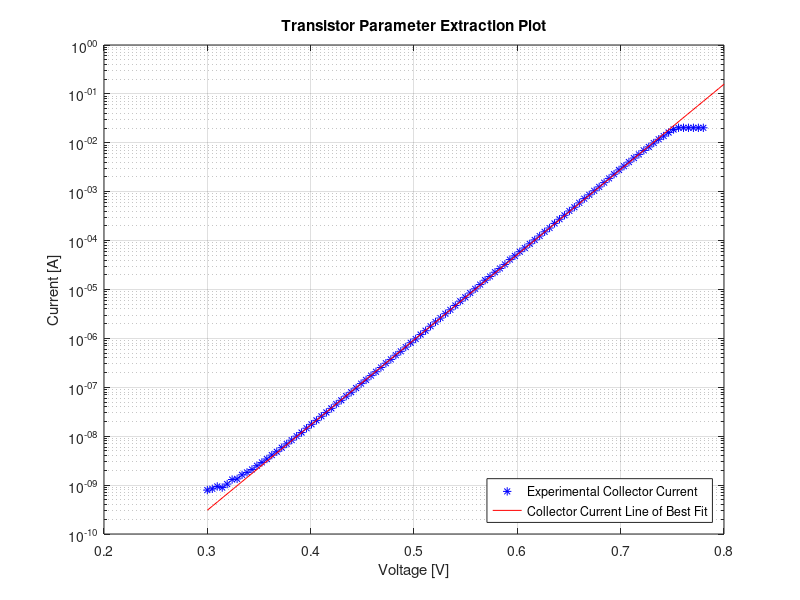
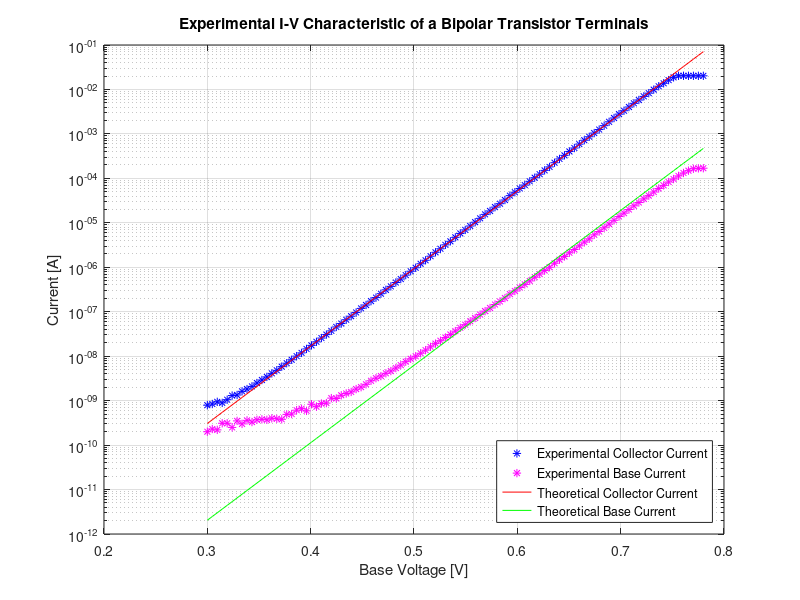
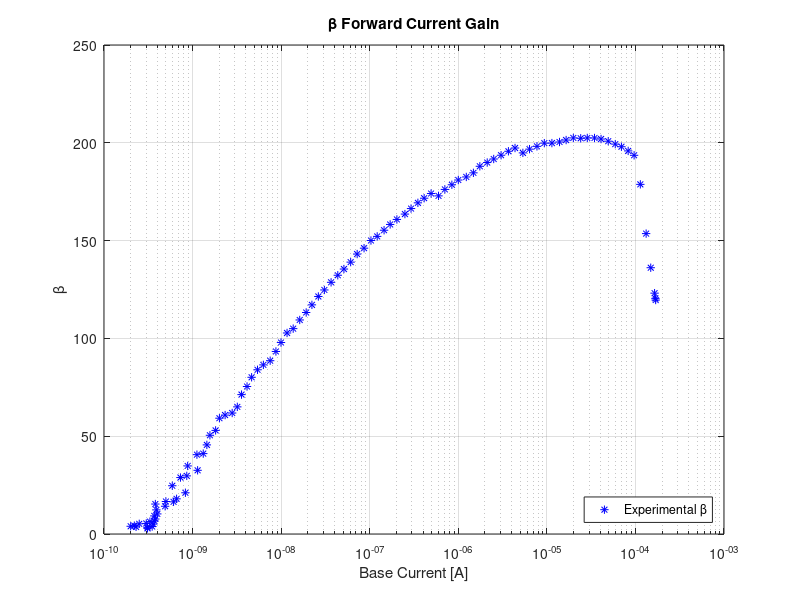
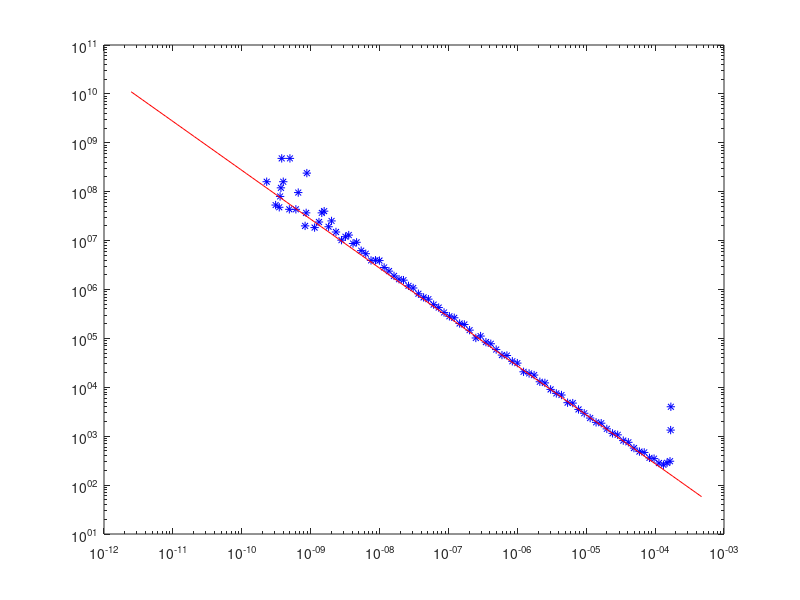

These charts were generated, in order, by the following MATLAB code: (Note: this script raises an error after producing the figures.)
%% Experiment 1
Experiment_1 = load('Experiment_1_NEW.mat');
Experiment_1.Ib = fliplr(Experiment_1.Ib);
Experiment_1.Ib = Experiment_1.Ib + 1.350e-09;
Experiment_1.Ie = (-1)*fliplr(Experiment_1.Ie);
Experiment_1.Vb = fliplr(Experiment_1.Vb);
Experiment_1.Ic = Experiment_1.Ie - Experiment_1.Ib;

Theoretical_1.Vb = Experiment_1.Vb(22:95);
x = linspace(0.3, 0.8, 100);
fit = polyfit(Theoretical_1.Vb,log(Experiment_1.Ic(22:95)),1);
line = exp(fit(1) * x + fit(2));

%U_T = (0.026);
U_T = 1/(fit(1));
I_s = exp(fit(2));

% Beta is assumed to be 100~.
Theoretical_Beta = 150;
Theoretical_1.Ib = (I_s./Theoretical_Beta)*exp(Experiment_1.Vb/U_T);
Theoretical_1.Ic = I_s*exp((Experiment_1.Vb)/U_T);
Theoretical_1.Ie = Theoretical_1.Ic + Theoretical_1.Ib;
Experiment_1.rb = diff(Experiment_1.Vb)./diff(Experiment_1.Ib);
Theoretical_1.rb = diff(Experiment_1.Vb)./diff(Theoretical_1.Ib);
Theoretical_1.gm = diff(Theoretical_1.Ic)./diff(Experiment_1.Vb);

figure
semilogy(Experiment_1.Vb,Experiment_1.Ic,'b*')
hold on
semilogy(x,line,'r-');
title('Transistor Parameter Extraction Plot')
xlabel('Voltage [V]')
ylabel('Current [A]')
legend('Experimental Collector Current','Collector Current Line of Best Fit','Location','Southeast')
grid on
hold off

figure
semilogy(Experiment_1.Vb,Experiment_1.Ic,'b*')
hold on
semilogy(Experiment_1.Vb,Experiment_1.Ib,'m*')
semilogy(Experiment_1.Vb,Theoretical_1.Ic,'r-')
semilogy(Experiment_1.Vb,Theoretical_1.Ib,'g-')
title('Experimental I-V Characteristic of a Bipolar Transistor Terminals')
xlabel('Base Voltage [V]')
ylabel('Current [A]')
legend('Experimental Collector Current','Experimental Base Current','Theoretical Collector Current','Theoretical Base Current','Location','Southeast')
grid on
hold off

% If we want to plot a range of Currents
% figure
% semilogy(Experiment_1.Vb(16:55),Experiment_1.Ic(16:55),'b*')
% hold on
% semilogy(Experiment_1.Vb(16:55),Experiment_1.Ib(16:55),'r*')
% semilogy(x(16:end),line(16:end),'g-','LineWidth',1.5);
% semilogy(Experiment_1.Vb(16:55),theoretical_Ic(16:55),'g*')
% title('Experimental I-V Characteristic of a Bipolar Transistor Terminals')
% xlabel('Voltage [V]')
% ylabel('Current [A]')
% legend('Experimental Collector Current','Experimental Base Current','Base Current Line of Best Fit','Location','Southeast')
% grid on
% hold off

figure
semilogx(Experiment_1.Ib,Experiment_1.Ic./Experiment_1.Ib,'b*')
hold on
title('\beta Forward Current Gain')
xlabel('Base Current [A]')
ylabel('\beta')
legend('Experimental \beta','Location','Southeast')
grid on
hold off

fit1rb = polyfit(log(Theoretical_1.Ib(2:end)),log(Theoretical_1.rb),1);
sloperb = (fit1rb(1));
interceptrb = exp(fit1rb(2));

figure
loglog(Experiment_1.Ib(2:end),diff(Experiment_1.Vb)./diff(Experiment_1.Ib),'b*')
hold on
loglog(Theoretical_1.Ib(2:end),Theoretical_1.rb,'r-')
plot(logspace(-11,-4),slopecalc*logspace(-11,-4)+intercalc)
title('Incremental Base Resistance (r_{b})')
xlabel('Base Current [A]')
ylabel('r_{b}')
legend('Incremental Base Resistance(r_{b})','Theoretical Incremental Base Resistance(r_{b})','Location','Southeast')
grid on
hold off

figure
loglog(Experiment_1.Ic(2:end),diff(Experiment_1.Ic)./diff(Experiment_1.Vb),'b*')
hold on
loglog(Theoretical_1.Ic(2:end),Theoretical_1.gm,'r-')
title('Incremental Transconductance Gain (g_{m})')
xlabel('Collector Current [A]')
ylabel('g_{m}')
legend('Experimental Incremental Transconductance Gain (g_{m})','Theoretical Incremental Transconductance Gain (g_{m})','Location','Southeast')
grid on
hold off

%% Experiment 2
% Find U_T and I_s for the didoe from Experiment 1
Experiment_1 = load('Experiment_1_NEW.mat');
Experiment_1.Ib = fliplr(Experiment_1.Ib);
Experiment_1.Ib = Experiment_1.Ib + 1.350e-09;
Experiment_1.Ie = (-1)*fliplr(Experiment_1.Ie);
Experiment_1.Vb = fliplr(Experiment_1.Vb);
Experiment_1.Ic = Experiment_1.Ie - Experiment_1.Ib;
Theoretical_1.Vb = Experiment_1.Vb(22:95);
x = linspace(0.3, 0.8, 100);
fit = polyfit(Theoretical_1.Vb,log(Experiment_1.Ic(22:95)),1);
line = exp(fit(1) * x + fit(2));
U_T = 1/(fit(1));
I_s = exp(fit(2));

% Experiment 2 Code
Experiment_2_200 = load('Experiment_2-200_NEW.mat');
Experiment_2_200.Ib = fliplr(Experiment_2_200.Ib)+5.4e-9;
Experiment_2_200.Ie = (-1)*fliplr(Experiment_2_200.Ie);
Experiment_2_200.Vb = fliplr(Experiment_2_200.Vb);

x200 = linspace(0.35,0.75,200);
fit200 = polyfit(Experiment_2_200.Vb(8:13),log(Experiment_2_200.Ie(8:13)),1);
line200 = exp(fit200(1)*x200 + fit200(2));
slope200 = fit200(1);
intercept200 = exp(fit200(2));

Experiment_2_2k = load('Experiment_2-2k_NEW.mat');
Experiment_2_2k.Ib = fliplr(Experiment_2_2k.Ib)+4.77e-10;
Experiment_2_2k.Ie = (-1)*fliplr(Experiment_2_2k.Ie);
Experiment_2_2k.Vb = fliplr(Experiment_2_2k.Vb);

x2k = linspace(0.35,0.65,200);
fit2k = polyfit(Experiment_2_2k.Vb(8:13),log(Experiment_2_2k.Ie(8:13)),1);
line2k = exp(fit2k(1)*x2k + fit2k(2));
slope2k = fit2k(1);
intercept2k = exp(fit2k(2));

Experiment_2_20k = load('Experiment_2-20k_NEW.mat');
Experiment_2_20k.Ib = fliplr(Experiment_2_20k.Ib)+1e-8;
Experiment_2_20k.Ie = (-1)*fliplr(Experiment_2_20k.Ie);
Experiment_2_20k.Vb = fliplr(Experiment_2_20k.Vb);

x20k = linspace(0.4,0.65,200);
fit20k = polyfit(Experiment_2_20k.Vb(9:13),log(Experiment_2_20k.Ie(9:13)),1);
line20k = exp(fit20k(1)*x20k + fit20k(2));
slope20k = fit20k(1);
intercept20k = exp(fit20k(2));

Experiment_2_200.Ic = Experiment_2_200.Ie - Experiment_2_200.Ib;
Experiment_2_2k.Ic = Experiment_2_2k.Ie - Experiment_2_2k.Ib;
Experiment_2_20k.Ic = Experiment_2_20k.Ie - Experiment_2_20k.Ib;

figure
semilogy(Experiment_2_200.Vb,Experiment_2_200.Ic,'b*')
hold on
semilogy(Experiment_2_2k.Vb,Experiment_2_2k.Ic,'g*')
semilogy(Experiment_2_20k.Vb,Experiment_2_20k.Ic,'m*')
semilogy(x,line,'r-')
%semilogy(x200,line200,'r-');
%semilogy(x2k,line2k,'k-');
%semilogy(x20k,line20k,'c-');
title('Emitter-Degenerated Bipolar Collector Current Characteristics')
xlabel('Base Voltage [V]')
ylabel('Collector Current [A]')
%legend('Experimental R = 200 \Omega','Experimental R = 2k \Omega','Experimental R = 20k \Omega',...
%    'Theoretical R = 200 \Omega','Theoretical R = 2k \Omega','Theoretical R = 20k \Omega','Location','Southeast')
legend('Experimental R = 200 \Omega','Experimental R = 2k \Omega','Experimental R = 20k \Omega',...
    'Theoretical Collector Current Characteristics from Experiment 1','Location','Southeast')
grid on
hold off

%x200Ic = linspace(0.6,4.85,200);
x200Ic = linspace(0.6,5,200);
fit200Ic = polyfit(Experiment_2_200.Vb(13:98),(Experiment_2_200.Ic(13:98)),1);
line200Ic = (fit200Ic(1)*x200Ic + fit200Ic(2));
slope200Ic = fit200Ic(1);
intercept200Ic = (fit200Ic(2));

figure
plot(Experiment_2_200.Vb,Experiment_2_200.Ic,'b*')
hold on
plot(x200Ic,line200Ic,'r-')
title('Emitter-Degenerated Bipolar Collector Current Characteristics R = 200 \Omega')
xlabel('Base Voltage [V]')
ylabel('Collector Current [A]')
legend('Experimental R = 200 \Omega','Theoretical R = 200 \Omega','Location','Southeast')
grid on
hold off

%x2kIc = linspace(0.6,4.85,200);
x2kIc = linspace(0.6,5,200);
fit2kIc = polyfit(Experiment_2_2k.Vb(13:98),(Experiment_2_2k.Ic(13:98)),1);
line2kIc = (fit2kIc(1)*x2kIc + fit2kIc(2));
slope2kIc = fit2kIc(1);
intercept2kIc = (fit2kIc(2));

figure
plot(Experiment_2_2k.Vb,Experiment_2_2k.Ic,'b*')
hold on
plot(x2kIc,line2kIc,'r-')
title('Emitter-Degenerated Bipolar Collector Current Characteristics R = 2k \Omega')
xlabel('Base Voltage [V]')
ylabel('Collector Current [A]')
legend('Experimental R = 2k \Omega','Theoretical R = 2k \Omega','Location','Southeast')
grid on
hold off

%x20kIc = linspace(0.6,4.85,200);
x20kIc = linspace(0.6,5,200);
fit20kIc = polyfit(Experiment_2_20k.Vb(13:98),(Experiment_2_20k.Ic(13:98)),1);
line20kIc = (fit20kIc(1)*x20kIc + fit20kIc(2));
slope20kIc = fit20kIc(1);
intercept20kIc = (fit20kIc(2));

figure
plot(Experiment_2_20k.Vb,Experiment_2_20k.Ic,'b*')
hold on
plot(x20kIc,line20kIc,'r-')
title('Emitter-Degenerated Bipolar Collector Current Characteristics with R = 20k \Omega')
xlabel('Base Voltage [V]')
ylabel('Collector Current [A]')
legend('Experimental R = 20k \Omega','Theoretical R = 20k \Omega','Location','Southeast')
grid on
hold off

Theoretical_Beta = 150;

x200Rb = linspace(5e-9,5e-6,100);
fit200Rb = polyfit(log(Experiment_2_200.Ib(11:13)),log(Theoretical_Beta*200*(1 + U_T./(200*Theoretical_Beta*Experiment_2_200.Ib(11:13)))),1);
line200Rb = exp((fit200Rb(1))*log(x200Rb) + ((fit200Rb(2))));
slope200Rb = fit200Rb(1);
intercept200Rb = exp(fit200Rb(2));

% Rb for each resistor
figure
loglog(Experiment_2_200.Ib,Theoretical_Beta*200*(1 + U_T./(200*Theoretical_Beta*Experiment_2_200.Ib)),'b*')
hold on
loglog(x200Rb,line200Rb,'-r')
title('Incremental Base Resistance(R_{b}) of Degenerated Bipolar Transistor Terminals with R = 200 \Omega')
xlabel('Base Current [A]')
ylabel('R_{b}')
legend('Incremental Base Resistance(R_{b})','Theoretical Incremental Base Resistance(R_{b})','Location','Southeast')
grid on
hold off

x2kRb = linspace(1e-10,1e-6,100);
fit2kRb = polyfit(log(Experiment_2_2k.Ib(10:13)),log(Theoretical_Beta*2000*(1 + U_T./(2000*Theoretical_Beta*Experiment_2_2k.Ib(10:13)))),1);
line2kRb = exp((fit2kRb(1))*log(x2kRb) + ((fit2kRb(2))));
slope2kRb = fit2kRb(1);
intercept2kRb = exp(fit2kRb(2));

figure
loglog(Experiment_2_2k.Ib,Theoretical_Beta*2000*(1 + U_T./(2000*Theoretical_Beta*Experiment_2_2k.Ib)),'b*')
hold on
loglog(x2kRb,line2kRb,'-r')
title('Incremental Base Resistance(R_{b}) of Degenerated Bipolar Transistor Terminals with R = 2 k\Omega')
xlabel('Base Current [A]')
ylabel('R_{b}')
legend('Incremental Base Resistance(R_{b})','Theoretical Incremental Base Resistance(R_{b})','Location','Southeast')
grid on
hold off

x20kRb = linspace(1e-9,5e-8,100);
fit20kRb = polyfit(log(Experiment_2_20k.Ib(9:11)),log(Theoretical_Beta*20000*(1 + U_T./(20000*Theoretical_Beta*Experiment_2_20k.Ib(9:11)))),1);
line20kRb = exp((fit20kRb(1))*log(x20kRb) + ((fit20kRb(2))));
slope20kRb = fit20kRb(1);
intercept20kRb = exp(fit20kRb(2));

figure
loglog(Experiment_2_20k.Ib,Theoretical_Beta*20000*(1 + U_T./(20000*Theoretical_Beta*Experiment_2_20k.Ib)),'b*')
hold on
loglog(x20kRb,line20kRb,'-r')
title('Incremental Base Resistance(R_{b}) of Degenerated Bipolar Transistor Terminals with R = 20 k\Omega')
xlabel('Base Current [A]')
ylabel('R_{b}')
legend('Incremental Base Resistance(R_{b})','Theoretical Incremental Base Resistance(R_{b})','Location','Southeast')
grid on
hold off

x200Gm = linspace(1e-9,5e-4,200);
fit200Gm = polyfit(log(Experiment_2_200.Ic(1:13)),log((1/200)*(1+((U_T/200)./Experiment_2_200.Ic(1:13)))),1);
line200Gm = exp((fit200Gm(1))*log(x200Gm) + ((fit200Gm(2))));
slope200Gm = fit200Gm(1);
intercept200Gm = exp(fit200Gm(2));

% Gm for each resistor
figure
loglog(Experiment_2_200.Ic,(1/200)*(1+((U_T/200)./Experiment_2_200.Ic)),'b*')
hold on
loglog(x200Gm,line200Gm,'-r')
title('Incremental Transconductance Gain (G_{m}) of Degenerated Bipolar Transistor with R = 200 \Omega')
xlabel('Collector Current [A]')
ylabel('G_{m}')
legend('Experimental Incremental Transconductance Gain (G_{m})','Theoretical Incremental Transconductance Gain (G_{m})','Location','Northeast')
grid on
hold off

x2kGm = linspace(1e-9,1e-5,100);
fit2kGm  = polyfit(log(Experiment_2_2k.Ic(9:12)),log((1/2000)*(1+((U_T/2000)./Experiment_2_2k.Ic(9:12)))),1);
line2kGm  = exp((fit2kGm(1))*log(x2kGm)+((fit2kGm(2))));
slope2kGm  = fit2kGm(1);
intercept2kGm  = exp(fit2kGm(2));

figure
loglog(Experiment_2_2k.Ic,(1/2000)*(1+((U_T/2000)./Experiment_2_2k.Ic)),'b*')
hold on
loglog(x2kGm,line2kGm,'-r')
title('Incremental Transconductance Gain (G_{m}) of Degenerated Bipolar Transistor with R = 2 k\Omega')
xlabel('Collector Current [A]')
ylabel('G_{m}')
legend('Experimental Incremental Transconductance Gain (G_{m})','Theoretical Incremental Transconductance Gain (G_{m})','Location','Northeast')
grid on
hold off

x20kGm = linspace(1e-10,1e-5,100);
fit20kGm  = polyfit(log(Experiment_2_20k.Ic(8:11)),log((1/20000)*(1+((U_T/20000)./Experiment_2_20k.Ic(8:11)))),1);
line20kGm  = exp((fit20kGm(1))*log(x20kGm)+((fit20kGm(2))));
slope20kGm  = fit20kGm(1);
intercept20kGm  = exp(fit20kGm(2));

figure
loglog(Experiment_2_20k.Ic,(1/20000)*(1+((U_T/20000)./Experiment_2_20k.Ic)),'b*')
hold on
loglog(x20kGm,line20kGm,'-r')
title('Incremental Transconductance Gain (G_{m}) of Degenerated Bipolar Transistor with R = 20 k\Omega')
xlabel('Collector Current [A]')
ylabel('G_{m}')
legend('Experimental Incremental Transconductance Gain (G_{m})','Theoretical Incremental Transconductance Gain (G_{m})','Location','Northeast')
grid on
hold off

%% Experiment 3

%--
Experiment_1 = load('Experiment34_param.mat');
Experiment_1.Ib = fliplr(Experiment_1.Ib);
Experiment_1.Ib = Experiment_1.Ib + 1.350e-09;
Experiment_1.Ie = (-1)*fliplr(Experiment_1.Ie);
Experiment_1.Vb = fliplr(Experiment_1.Vb);
Experiment_1.Ic = Experiment_1.Ie - Experiment_1.Ib;
Theoretical_1.Vb = Experiment_1.Vb(16:37);
x = linspace(0.3, 0.8, 100);
fit = polyfit(Theoretical_1.Vb,log(Experiment_1.Ic(16:37)),1);
line = exp(fit(1) * x + fit(2));
U_T = 1/(fit(1));
I_s = exp(fit(2));
%--

Experiment_3 = load('Experiment_3-20k_3-2.mat');
Experiment_3.Ib = fliplr(Experiment_3.Ib);
Experiment_3.Vb = fliplr(Experiment_3.Vb);
Experiment_3.Ve = fliplr(Experiment_3.Ve);

x = linspace(0.5,5,200);
fit2 = polyfit(Experiment_3.Vb(11:end),Experiment_3.Ve(11:end),1);
line2 = fit2(1)*x + fit2(2);
slope2 = fit2(1);
intercept2 = fit2(2);

figure
plot(Experiment_3.Vb(1:2:end),Experiment_3.Ve(1:2:end),'b*')
hold on
plot(x, line2, 'r-');
xlabel('V_{in} [V]')
ylabel('V_{out} [V]')
title('Voltage Transfer Characteristics for Common-Collector Amplifier Circuit')
legend('Experimental V_{in} vs. V_{out}','Theoretical V_{in} vs. V_{out}','Location','Southeast')
%legend('Experimental R_1 = 51 k\Omega','Experimental R_1 = 60 k\Omega','Experimental R_1 = 71 k\Omega','Location','Northwest')
grid on
hold off



%% Experiment 4

%--
Experiment_1 = load('Experiment34_param.mat');
Experiment_1.Ib = fliplr(Experiment_1.Ib);
Experiment_1.Ib = Experiment_1.Ib + 1.350e-09;
Experiment_1.Ie = (-1)*fliplr(Experiment_1.Ie);
Experiment_1.Vb = fliplr(Experiment_1.Vb);
Experiment_1.Ic = Experiment_1.Ie - Experiment_1.Ib;
Theoretical_1.Vb = Experiment_1.Vb(16:37);
x = linspace(0.3, 0.8, 100);
fit = polyfit(Theoretical_1.Vb,log(Experiment_1.Ic(16:37)),1);
line = exp(fit(1) * x + fit(2));
U_T = 1/(fit(1));
I_s = exp(fit(2));
%--

Experiment_4_60k = load('Experiment_4-60k_NEW.mat');
Experiment_4_60k.Ib = fliplr(Experiment_4_60k.Ib);
Experiment_4_60k.Vb = fliplr(Experiment_4_60k.Vb);
Experiment_4_60k.Vout = fliplr(Experiment_4_60k.Vout);

x60 = linspace(0.56,1.87,200);
fit60 = polyfit(Experiment_4_60k.Vb(13:25),Experiment_4_60k.Vout(13:25),1);
line60 = fit60(1)*x60 + fit60(2);
slope60= fit60(1);
intercept60 = fit60(2);

x602 = linspace(1.87,5,200);
fit602 = polyfit(Experiment_4_60k.Vb(70:end),Experiment_4_60k.Vout(70:end),1);
line602 = fit602(1)*x602 + fit602(2); 
slope602 = fit602(1);
intercept602 = fit602(2);

Experiment_4_80k = load('Experiment_4-80k_NEW.mat');
Experiment_4_80k.Ib = fliplr(Experiment_4_80k.Ib);
Experiment_4_80k.Vb = fliplr(Experiment_4_80k.Vb);
Experiment_4_80k.Vout = fliplr(Experiment_4_80k.Vout);

x80 = linspace(0.56,1.6,200);
fit80 = polyfit(Experiment_4_80k.Vb(13:25),Experiment_4_80k.Vout(13:25),1);
line80 = fit80(1)*x80 + fit80(2);
slope80= fit80(1);
intercept80 = fit80(2);

x802 = linspace(1.6,5,200);
fit802 = polyfit(Experiment_4_80k.Vb(60:end),Experiment_4_80k.Vout(60:end),1);
line802 = fit802(1)*x802 + fit802(2); 
slope802 = fit802(1);
intercept802 = fit802(2);

Experiment_4_100k = load('Experiment_4-100k_NEW.mat');
Experiment_4_100k.Ib = fliplr(Experiment_4_100k.Ib);
Experiment_4_100k.Vb = fliplr(Experiment_4_100k.Vb);
Experiment_4_100k.Vout = fliplr(Experiment_4_100k.Vout);

x100 = linspace(0.56,1.45,200);
fit100 = polyfit(Experiment_4_100k.Vb(13:25),Experiment_4_100k.Vout(13:25),1);
line100 = fit100(1)*x100 + fit100(2);
slope100 = fit100(1);
intercept100 = fit100(2);

x1002 = linspace(1.45,5,200);
fit1002 = polyfit(Experiment_4_100k.Vb(70:end),Experiment_4_100k.Vout(70:end),1);
line1002 = fit1002(1)*x1002 + fit1002(2); 
slope1002 = fit1002(1);
intercept1002 = fit1002(2);

figure
plot(Experiment_4_60k.Vb,Experiment_4_60k.Vout,'g*')
hold on
plot(x60, line60, 'k-');
plot(x602, line602, 'k-');
plot(Experiment_4_80k.Vb,Experiment_4_80k.Vout,'m*')
plot(x80, line80, 'c-');
plot(x802, line802, 'c-');
plot(Experiment_4_100k.Vb,Experiment_4_100k.Vout,'b*')
plot(x100, line100, 'r-');
plot(x1002, line1002, 'r-');
plot(Experiment_3.Vb(1:2:end),Experiment_3.Ve(1:2:end),'y*')
xlabel('V_{in} [V]')
ylabel('V_{out} [V]')
title('Voltage Transfer Characteristics for Inverter Circuit')
legend('Experimental R_1 = 60.4 k\Omega','Theoretical Line of Best Fit for Mode 1 operation (R_1 = 60.4 k\Omega)'...
    ,'Theoretical Line of Best Fit for Mode 2 operation (R_1 = 60.4 k\Omega)','Experimental R_1 = 82.5 k\Omega',...
    'Theoretical Line of Best Fit for Mode 1 operation (R_1 = 82.5 k\Omega)',...
    'Theoretical Line of Best Fit for Mode 2 operation (R_1 = 82.5 k\Omega)','Experimental R_1 = 100 k\Omega',...
    'Theoretical Line of Best Fit for Mode 1 operation (R_1 = 100 k\Omega)',...
    'Theoretical Line of Best Fit for Mode 2 operation (R_1 = 100 k\Omega)',...
    'Emitter-Follower VTC from Experiment 3','Location','Southoutside','NumColumns',2)
grid on
hold off
